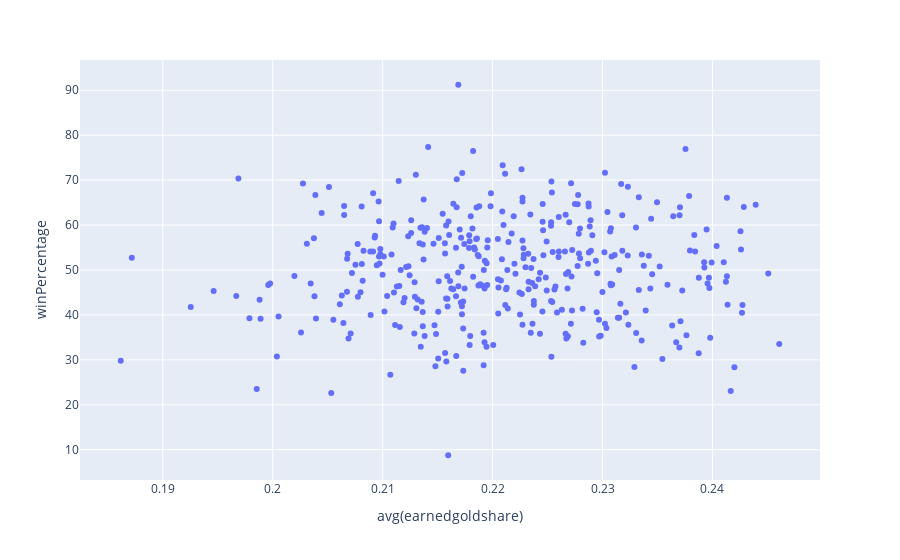

Notebook cell for this chart:
### Code cell
print(dft2.columns)
px.scatter(x="avg(earnedgoldshare)", y='winPercentage', data_frame=dft2)

### Figure 1 — Plotly figure (JSON) as saved in the notebook; plotly's stock layout.template omitted (floating-point values rounded to 4 significant figures; data arrays with more than 128 entries replaced by an {"elided": "..."} marker saying what was removed)
{"data": [{"hovertemplate": "avg(earnedgoldshare)=%{x}<br>winPercentage=%{y}<extra></extra>", "legendgroup": "", "marker": {"color": "#636efa", "symbol": "circle"}, "mode": "markers", "name": "", "orientation": "v", "showlegend": false, "type": "scatter", "x": {"elided": "370 float values"}, "xaxis": "x", "y": {"elided": "370 float values"}, "yaxis": "y"}], "layout": {"legend": {"tracegroupgap": 0}, "margin": {"t": 60}, "xaxis": {"anchor": "y", "domain": [0, 1], "title": {"text": "avg(earnedgoldshare)"}}, "yaxis": {"anchor": "x", "domain": [0, 1], "title": {"text": "winPercentage"}}}}
